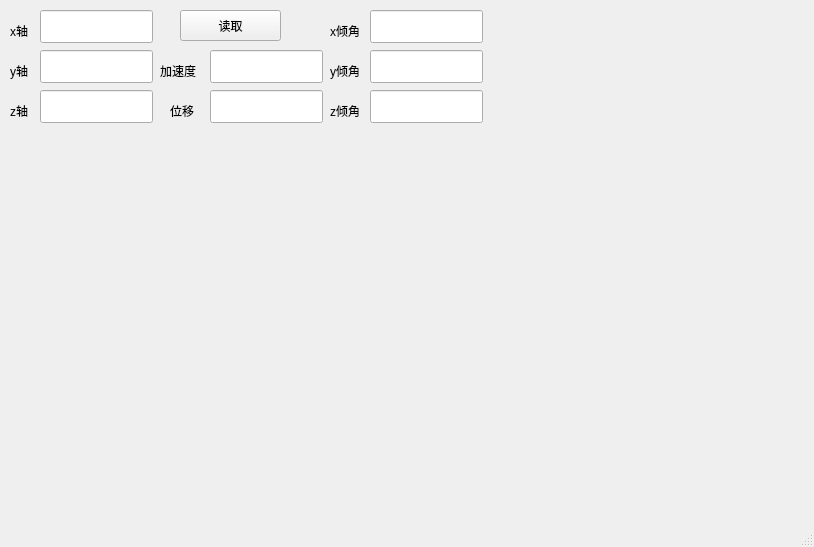
<?xml version="1.0" encoding="UTF-8"?>
<ui version="4.0">
 <class>FourthWindow</class>
 <widget class="QMainWindow" name="FourthWindow">
  <property name="geometry">
   <rect>
    <x>0</x>
    <y>0</y>
    <width>814</width>
    <height>547</height>
   </rect>
  </property>
  <property name="windowTitle">
   <string>MainWindow</string>
  </property>
  <widget class="QWidget" name="centralwidget">
   <widget class="QLabel" name="label_5">
    <property name="geometry">
     <rect>
      <x>170</x>
      <y>100</y>
      <width>41</width>
      <height>21</height>
     </rect>
    </property>
    <property name="text">
     <string>位移</string>
    </property>
   </widget>
   <widget class="QLineEdit" name="lineEdit_yj">
    <property name="geometry">
     <rect>
      <x>370</x>
      <y>50</y>
      <width>113</width>
      <height>33</height>
     </rect>
    </property>
    <property name="text">
     <string/>
    </property>
   </widget>
   <widget class="QLineEdit" name="lineEdit_xj">
    <property name="geometry">
     <rect>
      <x>370</x>
      <y>10</y>
      <width>113</width>
      <height>33</height>
     </rect>
    </property>
    <property name="text">
     <string/>
    </property>
   </widget>
   <widget class="QLabel" name="label_7">
    <property name="geometry">
     <rect>
      <x>330</x>
      <y>100</y>
      <width>41</width>
      <height>21</height>
     </rect>
    </property>
    <property name="text">
     <string>z倾角</string>
    </property>
   </widget>
   <widget class="QLabel" name="label_3">
    <property name="geometry">
     <rect>
      <x>10</x>
      <y>100</y>
      <width>31</width>
      <height>21</height>
     </rect>
    </property>
    <property name="text">
     <string>z轴</string>
    </property>
   </widget>
   <widget class="QLineEdit" name="lineEdit_z">
    <property name="geometry">
     <rect>
      <x>40</x>
      <y>90</y>
      <width>113</width>
      <height>33</height>
     </rect>
    </property>
    <property name="text">
     <string/>
    </property>
   </widget>
   <widget class="QLineEdit" name="lineEdit_wy">
    <property name="geometry">
     <rect>
      <x>210</x>
      <y>90</y>
      <width>113</width>
      <height>33</height>
     </rect>
    </property>
    <property name="text">
     <string/>
    </property>
   </widget>
   <widget class="QLabel" name="label_6">
    <property name="geometry">
     <rect>
      <x>330</x>
      <y>20</y>
      <width>41</width>
      <height>21</height>
     </rect>
    </property>
    <property name="text">
     <string>x倾角</string>
    </property>
   </widget>
   <widget class="QPushButton" name="read_button">
    <property name="geometry">
     <rect>
      <x>180</x>
      <y>10</y>
      <width>101</width>
      <height>31</height>
     </rect>
    </property>
    <property name="text">
     <string>读取</string>
    </property>
   </widget>
   <widget class="QLabel" name="label">
    <property name="geometry">
     <rect>
      <x>10</x>
      <y>20</y>
      <width>31</width>
      <height>21</height>
     </rect>
    </property>
    <property name="text">
     <string>x轴</string>
    </property>
   </widget>
   <widget class="QLabel" name="label_4">
    <property name="geometry">
     <rect>
      <x>160</x>
      <y>60</y>
      <width>51</width>
      <height>21</height>
     </rect>
    </property>
    <property name="text">
     <string>加速度</string>
    </property>
   </widget>
   <widget class="QLineEdit" name="lineEdit_zj">
    <property name="geometry">
     <rect>
      <x>370</x>
      <y>90</y>
      <width>113</width>
      <height>33</height>
     </rect>
    </property>
    <property name="text">
     <string/>
    </property>
   </widget>
   <widget class="QLineEdit" name="lineEdit_y">
    <property name="geometry">
     <rect>
      <x>40</x>
      <y>50</y>
      <width>113</width>
      <height>33</height>
     </rect>
    </property>
   </widget>
   <widget class="QLineEdit" name="lineEdit_x">
    <property name="geometry">
     <rect>
      <x>40</x>
      <y>10</y>
      <width>113</width>
      <height>33</height>
     </rect>
    </property>
   </widget>
   <widget class="QLabel" name="label_2">
    <property name="geometry">
     <rect>
      <x>10</x>
      <y>60</y>
      <width>31</width>
      <height>21</height>
     </rect>
    </property>
    <property name="text">
     <string>y轴</string>
    </property>
   </widget>
   <widget class="QLineEdit" name="lineEdit_jsd">
    <property name="geometry">
     <rect>
      <x>210</x>
      <y>50</y>
      <width>113</width>
      <height>33</height>
     </rect>
    </property>
    <property name="text">
     <string/>
    </property>
   </widget>
   <widget class="QLabel" name="label_9">
    <property name="geometry">
     <rect>
      <x>330</x>
      <y>60</y>
      <width>41</width>
      <height>21</height>
     </rect>
    </property>
    <property name="text">
     <string>y倾角</string>
    </property>
   </widget>
  </widget>
  <widget class="QMenuBar" name="menubar">
   <property name="geometry">
    <rect>
     <x>0</x>
     <y>0</y>
     <width>814</width>
     <height>28</height>
    </rect>
   </property>
  </widget>
  <widget class="QStatusBar" name="statusbar"/>
 </widget>
 <resources/>
 <connections/>
</ui>
